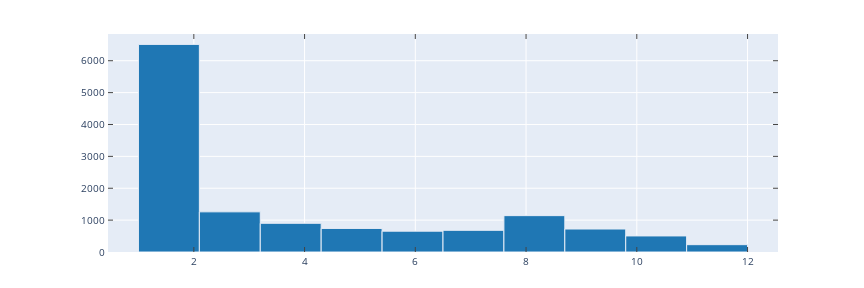

Write notebook code for a chart like this one.
### Markdown cell above
### Atletas por ano desde 2008

### Code cell
plt.rcParams['figure.figsize'] = [12, 4]
dt2008.anos.hist()

fig = plt.gcf() # "Get current figure"
#plt.show()
py.iplot_mpl(fig)

### Figure 1 — Plotly figure (JSON) as saved in the notebook; plotly's stock layout.template omitted (floating-point values rounded to 4 significant figures)
{"data": [{"marker": {"color": "#1F77B4", "line": {"width": 1}}, "opacity": 1, "orientation": "v", "type": "bar", "x": [1.55, 2.65, 3.75, 4.85, 5.95, 7.05, 8.15, 9.25, 10.35, 11.45], "xaxis": "x", "y": [6513, 1260, 900, 739, 653, 680, 1141, 721, 504, 230], "yaxis": "y"}], "layout": {"autosize": false, "bargap": 0, "height": 288, "hovermode": "closest", "margin": {"b": 36, "l": 108, "pad": 0, "r": 86, "t": 34}, "showlegend": false, "width": 864, "xaxis": {"anchor": "y", "domain": [0, 1], "mirror": "ticks", "nticks": 8, "range": [0.45, 12.55], "showgrid": true, "showline": true, "side": "bottom", "tickfont": {"size": 10}, "ticks": "inside", "type": "linear", "zeroline": false}, "yaxis": {"anchor": "x", "domain": [0, 1], "mirror": "ticks", "nticks": 8, "range": [0, 6839.0], "showgrid": true, "showline": true, "side": "left", "tickfont": {"size": 10}, "ticks": "inside", "type": "linear", "zeroline": false}}}
